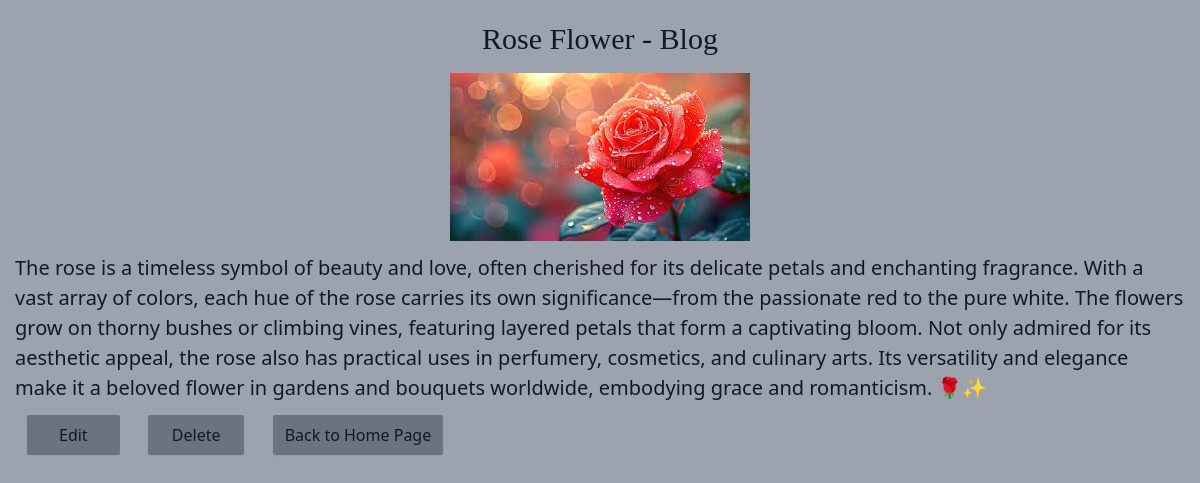
The page /1 on the database its author committed.
### gallery/models.py (models this page shows, shortened)
class Product(models.Model):
    name = models.CharField(max_length=225)
    description = models.TextField()
    image = models.ImageField(upload_to='products/')
    created_at = models.DateTimeField(auto_now_add=True)
    updated_at = models.DateTimeField(auto_now=True)

### gallery/views.py (the view)
# urls.py: path('<int:pk>',views.product_detail,name='product_detail'),
def product_detail(request,pk):
    product = Product.objects.get(pk=pk)
    return render(request, 'gallery/product_detail.html', {'product': product})

### gallery/templates/gallery/product_detail.html (shortened to what this page needs)
{% extends 'gallery/layout.html' %}
{% block body %}
<div class="max-w-[1320px]">
    <div class="max-w-[1170px] mx-auto mt-4">
        <div>
            <h1 class="font-serif text-[30px] text-center pb-3">{{product.name}} - Blog</h1>
            <div class="flex justify-center items-center pb-3">
                <img src="{{product.image.url}}" alt="" class="max-h-[350px]">
            </div>
            <p class="text-[20px]">{{product.description}}</p>
            <a href="{% url 'edit_product' product.pk %}"><button class="py-2 px-8 rounded-sm m-3 shadow-sm bg-gray-500 hover:bg-zinc-500">Edit</button></a>
            <a href="{% url 'delete_product' product.pk %}"><button class="py-2 px-6 rounded-sm m-3 shadow-sm hover:bg-zinc-500 bg-gray-500">Delete</button></a>
            <a href="{% url 'product_list' %}"><button class="py-2 px-3 rounded-sm m-3 shadow-sm hover:bg-zinc-500 bg-gray-500">Back to Home Page</button></a>
        </div>
    </div>
</div>
{% endblock %}

### rows shown on the page
Product: name "Rose Flower", image (picture), description "The rose is a timeless symbol of beauty and love, often cherished for its delicate petals and enchanting fragrance. With a vast array of colors, each hue of the rose carries its own significance—from the passionate red to the pure white. The flowers grow on thorny bushes or climbing vines, featuring layered petals that form a captivating bloom. Not only admired for its aesthetic appeal, the rose also has practical uses in perfumery, cosmetics, and culinary arts. Its versatility and elegance make it a beloved flower in gardens and bouquets worldwide, embodying grace and romanticism. 🌹✨"
